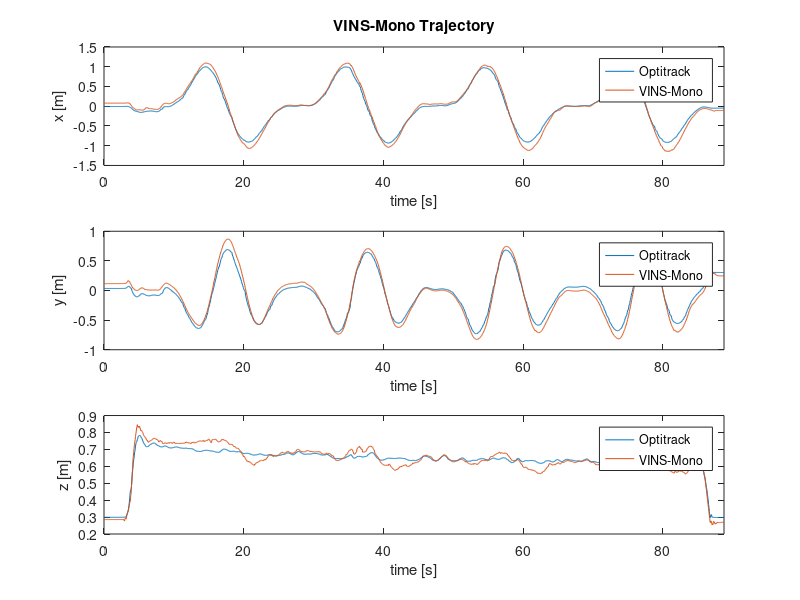
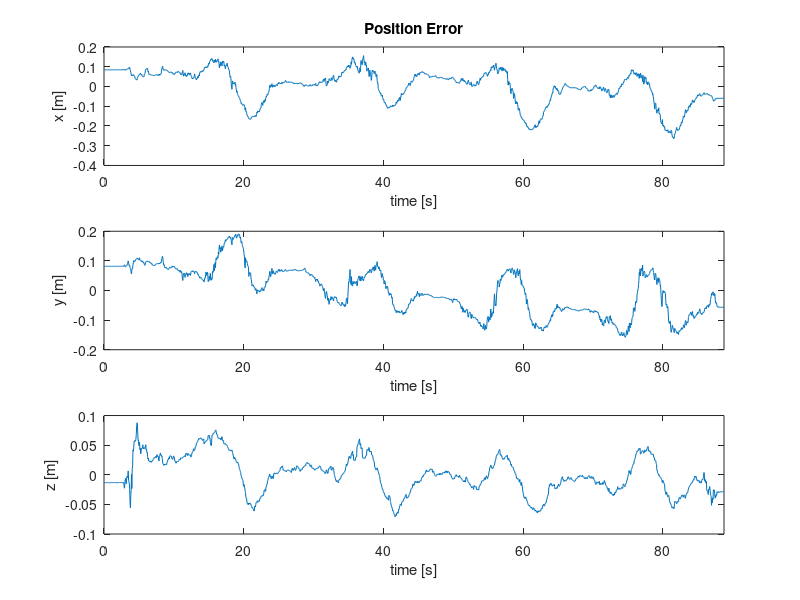
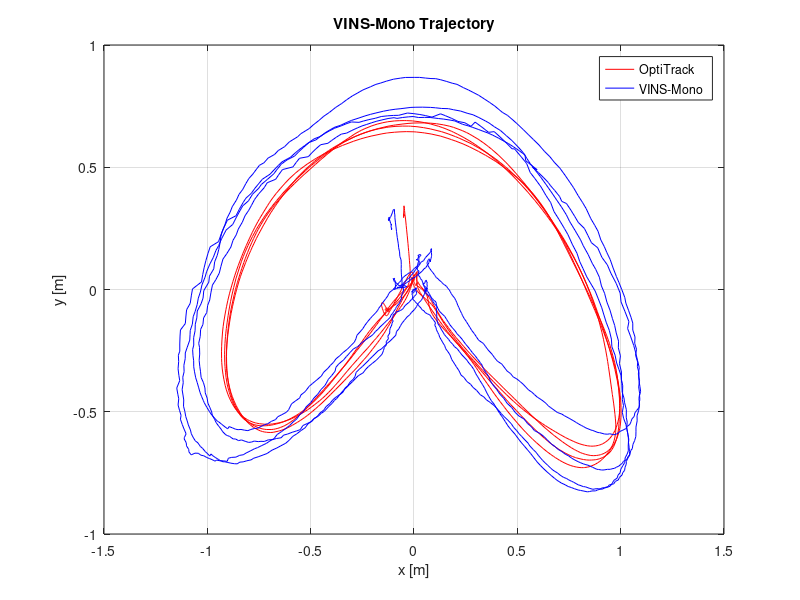
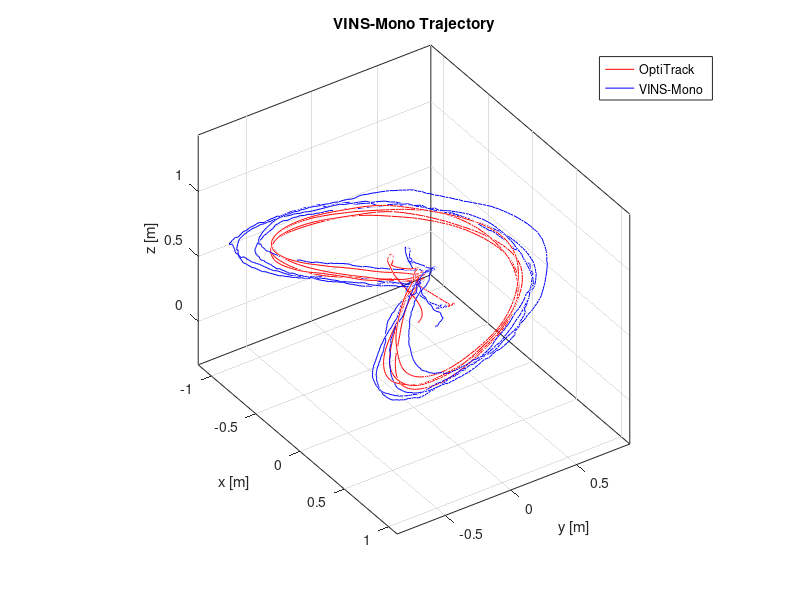

MATLAB code for these plots, in order:
format long g
clear all

csv = csvread("./vio_compare_optitrack.csv");

%timestamp [ms]
timestamp_ms = csv(:, 1);
timestamp_ms = timestamp_ms - timestamp_ms(1);
timestamp_s = timestamp_ms .* 0.001;
[data_num, dummy] = size(timestamp_ms);

pos_optrack_x = csv(:, 2);
pos_optrack_y = csv(:, 3);
pos_optrack_z = csv(:, 4);
pos_vio_x = csv(:, 5);
pos_vio_y = csv(:, 6);
pos_vio_z = csv(:, 7);

bias_x = mean(pos_vio_x - pos_optrack_x);
bias_y = mean(pos_vio_y - pos_optrack_y);
bias_z = mean(pos_vio_z - pos_optrack_z);

pos_vio_x = pos_vio_x - bias_x;
pos_vio_y = pos_vio_y - bias_y;
pos_vio_z = pos_vio_z - bias_z;

error_x = pos_vio_x - pos_optrack_x;
error_y = pos_vio_y - pos_optrack_y;
error_z = pos_vio_z - pos_optrack_z;

error = zeros(1, data_num);

for i = 1: data_num
    error(i) = sqrt(error_x(i)*error_x(i) + error_y(i)*error_y(i) + error_z(i)*error_z(i));
end

%position
figure('Name', 'GNSS Position');
grid on;
subplot (3, 1, 1);
hold on;
plot(timestamp_s, pos_optrack_x);
plot(timestamp_s, pos_vio_x);
title('VINS-Mono Trajectory');
legend('Optitrack', 'VINS-Mono', 'Location', 'best') ;
xlabel('time [s]');
ylabel('x [m]');
xlim([0 timestamp_s(end)]) 
box on
subplot (3, 1, 2);
hold on;
plot(timestamp_s, pos_optrack_y);
plot(timestamp_s, pos_vio_y);
xlabel('time [s]');
ylabel('y [m]');
legend('Optitrack', 'VINS-Mono', 'Location', 'best') ;
xlim([0 timestamp_s(end)]) 
box on
subplot (3, 1, 3);
hold on;
plot(timestamp_s, pos_optrack_z);
plot(timestamp_s, pos_vio_z);
xlabel('time [s]');
ylabel('z [m]');
legend('Optitrack', 'VINS-Mono', 'Location', 'best') ;
xlim([0 timestamp_s(end)]) 
box on

%position
figure('Name', 'GNSS Position');
grid on;
subplot (3, 1, 1);
hold on;
plot(timestamp_s, error_x);
title('Position Error');
xlabel('time [s]');
ylabel('x [m]');
xlim([0 timestamp_s(end)]) 
box on
subplot (3, 1, 2);
hold on;
plot(timestamp_s, error_y);
xlabel('time [s]');
ylabel('y [m]');
xlim([0 timestamp_s(end)]) 
box on
subplot (3, 1, 3);
hold on;
plot(timestamp_s, error_z);
xlabel('time [s]');
ylabel('z [m]');
xlim([0 timestamp_s(end)]) 
box on

%2d position trajectory plot of x-y plane
figure('Name', 'x-y position (enu frame)');
grid on;
hold on;
plot(pos_optrack_x, pos_optrack_y, 'Color', 'r')
plot(pos_vio_x, pos_vio_y, 'Color', 'b');
legend('OptiTrack', 'VINS-Mono') ;
title('VINS-Mono Trajectory');
xlabel('x [m]');
ylabel('y [m]');
box on

hold on;
%3d visualization of position trajectory
figure('Name', 'x-y-z position (enu frame)');
hold on;
axis equal;
plot3(pos_optrack_x, pos_optrack_y, pos_optrack_z, 'Color', 'r')
plot3(pos_vio_x, pos_vio_y, pos_vio_z, 'Color', 'b');
%legend('gps trajectory', 'b1 vector', 'b2 vector', 'b3 vector') 
legend('OptiTrack', 'VINS-Mono')
title('VINS-Mono Trajectory');
xlabel('x [m]');
ylabel('y [m]');
zlabel('z [m]');
daspect([1 1 1])
grid on
view(56,35);
box on

figure('Name', 'Position Error');
hold on;
plot(timestamp_s, error);
title('Position Error');
xlabel('time [s]');
ylabel('Total Error [m]');
xlim([0 timestamp_s(end)]) 
box on

hold on;
disp("Press any key to leave");
pause;
close all;